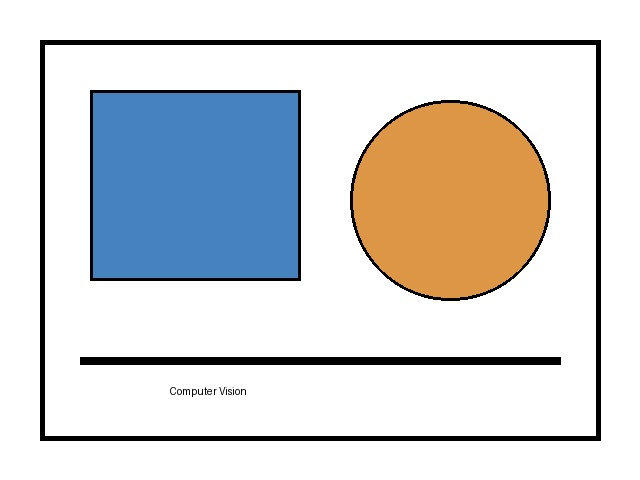
#> input picture 06_Mean_Filter/input.jpg, 640 x 480 px
$ python program.py
#> lines starting #> are read from the running program, lines starting #| are printed output that depends on the picture
import cv2

image = cv2.imread("input.jpg")
#> image is the input picture: shape (480, 640, 3); mean B, G, R 214.3, 214.7, 214.2

if image is None:
    print("Error: input.jpg not found")
    exit()

small_kernel = cv2.blur(image, (3, 3))
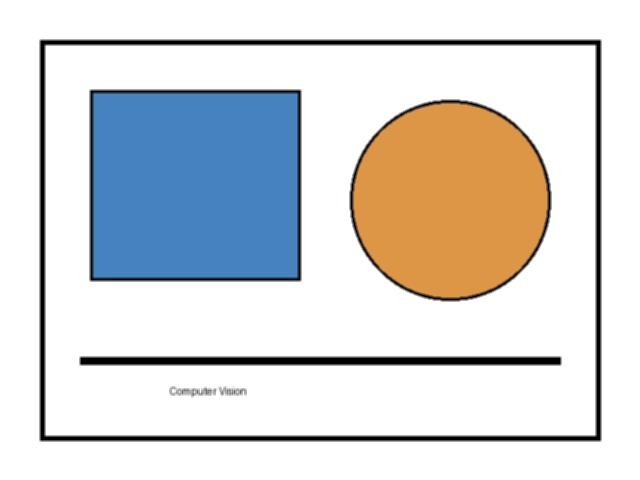
#> small_kernel: shape (480, 640, 3); mean B, G, R 214.3, 214.7, 214.2
cv2.imwrite("output_3x3.png", small_kernel)

large_kernel = cv2.blur(image, (5, 5))
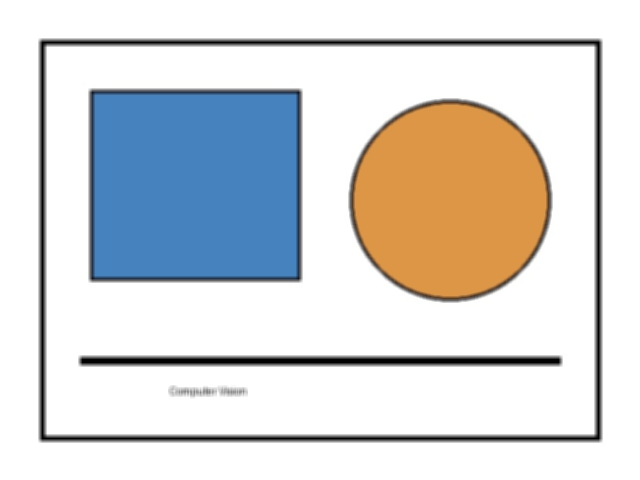
#> large_kernel: shape (480, 640, 3); mean B, G, R 214.3, 214.7, 214.2

cv2.imwrite("output.png", large_kernel)

print("3x3 mean filter applied and saved as output_3x3.png")
print("5x5 mean filter applied and saved as output.png")
